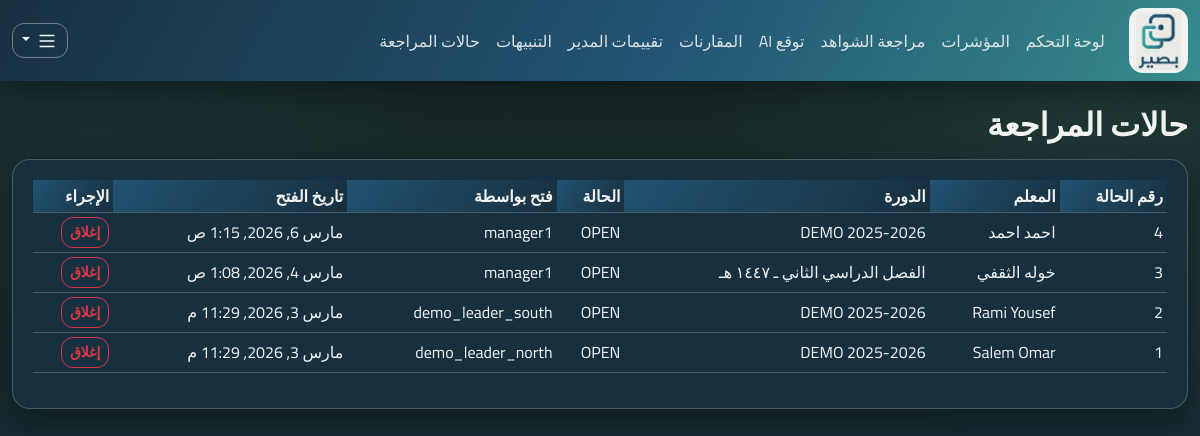
Page /cases/ (signed in) on the committed database.
### apps/flags_cases/models.py (models this page shows)
class Case(models.Model):
    class Status(models.TextChoices):
        OPEN = "OPEN", "Open"
        IN_REVIEW = "IN_REVIEW", "In Review"
        CLOSED = "CLOSED", "Closed"
    teacher = models.ForeignKey("teachers.Teacher", on_delete=models.CASCADE, related_name="cases")
    cycle = models.ForeignKey("cycles.EvaluationCycle", on_delete=models.CASCADE, related_name="cases")
    status = models.CharField(max_length=16, choices=Status.choices, default=Status.OPEN)
    opened_by = models.ForeignKey("accounts.User", on_delete=models.PROTECT, related_name="cases_opened")
    decision_note = models.TextField(blank=True, default="")
    closed_by = models.ForeignKey(
        "accounts.User", null=True, blank=True, on_delete=models.PROTECT, related_name="cases_closed"
    )
    closed_at = models.DateTimeField(null=True, blank=True)
    opened_at = models.DateTimeField(auto_now_add=True)
    class Meta:
        indexes = [models.Index(fields=["status", "opened_at"])]

### apps/teachers/models.py (models this page shows)
class Teacher(models.Model):
    user = models.OneToOneField("accounts.User", on_delete=models.CASCADE, related_name="teacher_profile")
    school = models.ForeignKey("schools.School", on_delete=models.PROTECT, related_name="teachers")
    employee_id = models.CharField(max_length=50, unique=True)
    is_active = models.BooleanField(default=True)
    created_at = models.DateTimeField(auto_now_add=True)
    class Meta:
        indexes = [models.Index(fields=["school", "employee_id"])]
    def __str__(self) -> str:
        return self.user.get_full_name() or self.user.username

### apps/accounts/models.py (models this page shows)
class User(AbstractUser):
    class Role(models.TextChoices):
        TEACHER = "TEACHER", "Teacher"
        LEADER = "LEADER", "Leader"
        ADMIN = "ADMIN", "Admin"
    role = models.CharField(max_length=16, choices=Role.choices, default=Role.TEACHER)
    school = models.ForeignKey("schools.School", null=True, blank=True, on_delete=models.SET_NULL)
    class Meta:
        indexes = [models.Index(fields=["role", "school"])]

### apps/cycles/models.py (models this page shows, shortened)
class EvaluationCycle(models.Model):
    school = models.ForeignKey("schools.School", on_delete=models.CASCADE, related_name="cycles")
    name = models.CharField(max_length=100)
    start_date = models.DateField()
    end_date = models.DateField()
    is_active = models.BooleanField(default=True)
    created_at = models.DateTimeField(auto_now_add=True)
    class Meta:
        constraints = [
            models.UniqueConstraint(fields=["school", "name"], name="uq_cycle_school_name"),
            models.CheckConstraint(check=models.Q(end_date__gte=models.F("start_date")), name="ck_cycle_dates_order"),
        ]
        indexes = [models.Index(fields=["school", "is_active"])]

### apps/ui/views.py (the view)
# urls.py: path("cases/", views.cases_page, name="cases"),
@login_required
def cases_page(request: HttpRequest) -> HttpResponse:
    if not _require_roles(request.user, [User.Role.LEADER, User.Role.ADMIN]):
        messages.error(request, "عرض الحالات متاح فقط للقادة أو المديرين.")
        return redirect("ui:dashboard")
    cases = (
        _by_role_queryset(request.user, Case)
        .select_related("teacher", "teacher__user", "cycle", "opened_by", "closed_by")
        .order_by("-opened_at")
    )
    return render(request, "ui/cases.html", {"cases": cases})

### apps/ui/views.py (called while the page is built)
def _by_role_queryset(user: User, model, teacher_lookup: str = "teacher"):
    qs = model.objects.all()
    if user.role == User.Role.ADMIN:
        return qs
    if user.role == User.Role.LEADER:
        return qs.filter(**{f"{teacher_lookup}__school": user.school})
    return qs.filter(**{f"{teacher_lookup}__user": user})

def _require_roles(user: User, allowed: list[str]) -> bool:
    return user.is_authenticated and user.role in allowed

### apps/ui/templates/ui/cases.html (shortened to what this page needs)
{% extends "ui/base.html" %}
{% block content %}
<h2 class="mb-3">حالات المراجعة</h2>
<div class="card">
  <div class="card-body">
    <div class="table-responsive">
      <table class="table table-sm align-middle">
        <thead><tr><th>رقم الحالة</th><th>المعلم</th><th>الدورة</th><th>الحالة</th><th>فتح بواسطة</th><th>تاريخ الفتح</th><th>الإجراء</th></tr></thead>
        <tbody>
        {% for c in cases %}
          <tr>
            <td>{{ c.id }}</td>
            <td>{{ c.teacher }}</td>
            <td>{{ c.cycle.name }}</td>
            <td>{{ c.status }}</td>
            <td>{{ c.opened_by.username }}</td>
            <td>{{ c.opened_at }}</td>
            <td>
              {% if c.status != 'CLOSED' %}
                <a class="btn btn-outline-danger btn-sm" href="{% url 'ui:case-close' c.id %}">إغلاق</a>
              {% else %}
                <span class="text-muted">مغلقة</span>
              {% endif %}
            </td>
          </tr>
        {% empty %}
          <tr><td colspan="7" class="text-muted">لا توجد حالات.</td></tr>
        {% endfor %}
        </tbody>
      </table>
    </div>
  </div>
</div>
{% endblock %}

### apps/ui/templates/ui/base.html (style rules this page uses)
:root { --brand-primary: #225473; --brand-deep: #173040; --brand-accent: #378C8C; --accent-warm: #FFEDD4; --accent-cool: #D4FBFF; --bg-main: #182621; --text-main: #F2F2F0; --text-muted: #D6E1DF; --surface: #173040; --surface-soft: #225473; --line: rgba(242, 242, 240, 0.22); --shadow: 0 16px 30px rgba(0, 0, 0, 0.34); }
body { font-family: "Cairo", sans-serif; color: var(--text-main); background: radial-gradient(circle at 92% 8%, rgba(55, 140, 140, 0.16), transparent 30%), radial-gradient(circle at 8% 4%, rgba(34, 84, 115, 0.2), transparent 25%), linear-gradient(180deg, #182621 0%, #173040 100%); min-height: 100vh; }
h1, h2, h3, h4, h5, h6 { font-weight: 700; color: var(--text-main); }
.card { border: 1px solid var(--line); border-radius: 18px; box-shadow: var(--shadow); background: var(--surface); }
.card .card-body { padding: 1.2rem 1.25rem; }
.table { --bs-table-bg: transparent; --bs-table-border-color: var(--line); color: var(--text-main); }
.table thead th { background: linear-gradient(120deg, rgba(34, 84, 115, 0.95), rgba(23, 48, 64, 0.95)); color: var(--text-main); border-bottom-width: 1px; font-weight: 700; }
.table td, .table th, .form-label, .navbar-text, p, li { color: var(--text-main); }
.btn { border-radius: 12px; font-weight: 700; box-shadow: none; }
a { color: var(--accent-cool); }

### rows in the picture
Case: id "4", teacher "احمد احمد", cycle.name "DEMO 2025-2026", status "OPEN", opened_by.username "manager1", opened_at "مارس 6, 2026, 1:15 ص", shows "إغلاق"
Case: id "3", teacher "خوله الثقفي", cycle.name "الفصل الدراسي الثاني ـ ١٤٤٧ هـ", status "OPEN", opened_by.username "manager1", opened_at "مارس 4, 2026, 1:08 ص", shows "إغلاق"
Case: id "2", teacher "Rami Yousef", cycle.name "DEMO 2025-2026", status "OPEN", opened_by.username "demo_leader_south", opened_at "مارس 3, 2026, 11:29 م", shows "إغلاق"
Case: id "1", teacher "Salem Omar", cycle.name "DEMO 2025-2026", status "OPEN", opened_by.username "demo_leader_north", opened_at "مارس 3, 2026, 11:29 م", shows "إغلاق"
